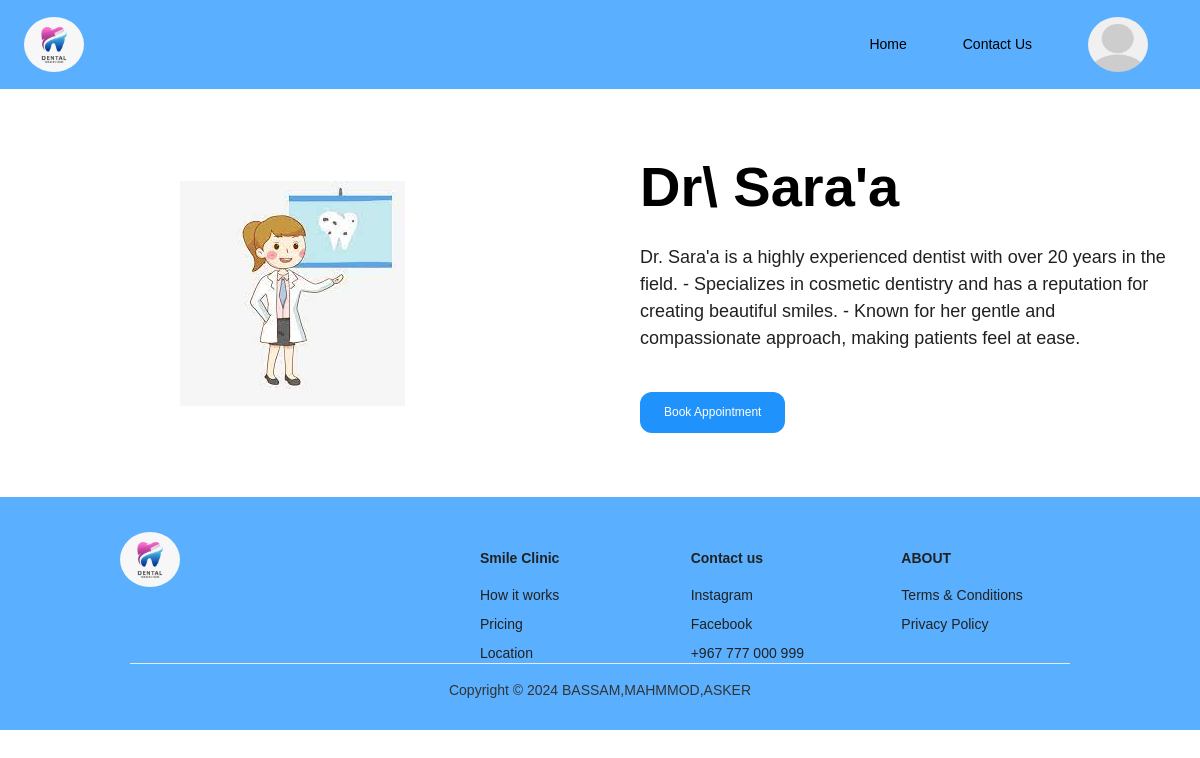
Page /dentist_info.php?id=1 on the committed database.
### tables this page shows
CREATE TABLE `dentists` (
  `dentist_id` int(11) NOT NULL,
  `dentist_name` varchar(255) NOT NULL,
  `dentist_age` int(11) NOT NULL,
  `dentist_email` varchar(255) NOT NULL,
  `dentist_brief` text NOT NULL,
  `image` varchar(255) DEFAULT NULL
);

### dentist_info.php (the view, shortened to what this page needs)
<?php require_once('header_patient.php') ?>
<?php require_once('config.php') ?>
<?php
          $sql= "SELECT * from dentists where dentist_id =:id ;";
          $q= $conn->prepare($sql);
          $q->execute(array(":id"=>$_GET['id']));
          $stmt=$q->rowcount();
          if($stmt)
          {
            $row = $q->fetch();
           $name = $row['dentist_name'];
          $email = $row['dentist_brief'];
          $img = $row['image'];
?>
<div class="dentists-details">
  <div class="hero-heading-right">
    <div class="container-15">
      <div class="column-2">
        <div class="image-wrapper-9">
        <img src="imgs/<?php  echo $img;?>" alt="image">
         </div>
      </div>
      <div class="column-25">
        <div class="column-25">
          <div class="text-100"><?php echo "Dr\ $name" ?></div>
          <div class="qualifications-hes-the-uks-leading-restorative-dentist-he-was-a-finalist-at-the-2015-aesthetic-dentistry-awards-for-best-restorative-case-he-was-at-the-mayo-clinic-one-of-the-worlds-top-oral-rehabilitation-centers-for-three-years-he-worked-to-become-an-advocate-for-biomimetic-dentistry---minimally-invasive-procedures-that-emulate-the-natural-properties-of-patients-teeth">
            <div class="qualifications-hes-the-uks-leading-restorative-dentist-he-was-a-finalist-at-the-2015-aesthetic-dentistry-awards-for-best-restorative-case-he-was-at-the-mayo-clinic-one-of-the-worlds-top-oral-rehabilitation-centers-for-three-years-he-worked-to-become-an-advocate-for-biomimetic-dentistry---minimally-invasive-procedures-that-emulate-the-natural-properties-of-patients-teeth qualifications-hes-the-uks-leading-restorative-dentist-he-was-a-finalist-at-the-2015-aesthetic-dentistry-awards-for-best-restorative-case-he-was-at-the-mayo-clinic-one-of-the-worlds-top-oral-rehabilitation-centers-for-three-years-he-worked-to-become-an-advocate-for-biomimetic-dentistry---minimally-invasive-procedures-that-emulate-the-natural-properties-of-patients-teeth">
              <span class="">
              <?php echo  $email ?></span>
            </div>
          </div>
        </div>
        <div class="actions">
          <a href="appontment.php" class="button-8">
            <div class="text-101">Book Appointment</div>
          </a>
        </div>
      </div>
    </div>
  </div>
</div>
<?php } ?>
<?php require_once('footer.php') ?>

### rows in the picture
dentists: image (picture), dentist_name "Sara'a", dentist_brief "Dr. Sara'a is a highly experienced dentist with over 20 years in the field. - Specializes in cosmetic dentistry and has a reputation for creating beautiful smiles. - Known for her gentle and compassionate approach, making patients feel at ease."
